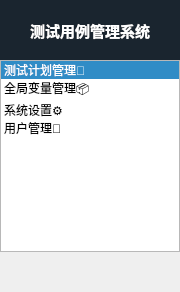
    <widget class="QFrame" name="sidebar">
     <property name="minimumSize">
      <size>
       <width>180</width>
       <height>0</height>
      </size>
     </property>
     <property name="maximumSize">
      <size>
       <width>180</width>
       <height>16777215</height>
      </size>
     </property>
     <layout class="QVBoxLayout" name="sidebarLayout">
      <property name="leftMargin">
       <number>0</number>
      </property>
      <property name="topMargin">
       <number>0</number>
      </property>
      <property name="rightMargin">
       <number>0</number>
      </property>
      <property name="bottomMargin">
       <number>0</number>
      </property>
      <property name="spacing">
       <number>0</number>
      </property>
      <item>
       <widget class="QFrame" name="logoFrame">
        <property name="minimumSize">
         <size>
          <width>0</width>
          <height>60</height>
         </size>
        </property>
        <property name="styleSheet">
         <string notr="true">background-color: #1a252f;</string>
        </property>
        <layout class="QVBoxLayout" name="logoLayout">
         <item>
          <widget class="QLabel" name="label_logo">
           <property name="text">
            <string>测试用例管理系统</string>
           </property>
           <property name="alignment">
            <set>Qt::AlignCenter</set>
           </property>
           <property name="styleSheet">
            <string notr="true">color: white; font-size: 15px; font-weight: bold;</string>
           </property>
          </widget>
         </item>
        </layout>
       </widget>
      </item>
      <item>
       <widget class="QListWidget" name="navList">
        <property name="currentRow">
         <number>0</number>
        </property>
        <item>
         <property name="text">
          <string>测试计划管理🔧</string>
         </property>
        </item>
        <item>
         <property name="text">
          <string>全局变量管理📦</string>
         </property>
        </item>
        <item>
         <property name="text">
          <string>系统设置⚙️</string>
         </property>
        </item>
        <item>
         <property name="text">
          <string>用户管理👤</string>
         </property>
        </item>
       </widget>
      </item>
      <item>
       <spacer name="vSpacer_nav">
        <property name="orientation">
         <enum>Qt::Vertical</enum>
        </property>
        <property name="sizeHint" stdset="0">
         <size>
          <width>20</width>
          <height>40</height>
         </size>
        </property>
       </spacer>
      </item>
     </layout>
    </widget>
